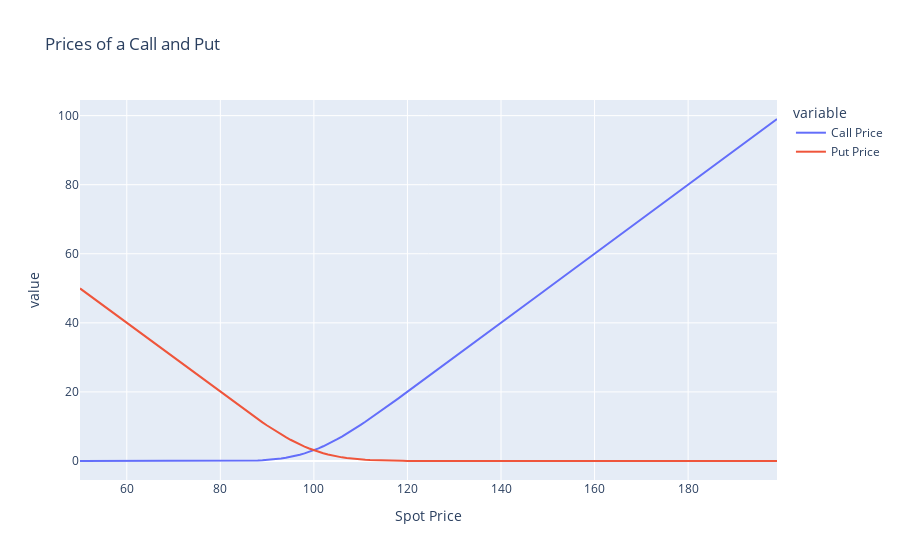

The cell this chart's notebook holds for it:
### Code cell
K = 100
sigma= 0.16
r=0.1/100
T=60/252
list_call =[]
list_put = []
spot = []
list_delta_call =[]
list_delta_put =[]
list_gamma_call =[]
list_gamma_put =[]
list_vega_call =[]
list_vega_put =[]
list_theta_call =[]
list_theta_put=[]

for S in range(50,200):
    spot.append(S)
    list_call.append(black_scholes(S, K, T, r, sigma, option_type='call')[0])
    list_put.append(black_scholes(S, K, T, r, sigma, option_type='put')[0])
    list_delta_call.append(black_scholes(S, K, T, r, sigma, option_type='call')[1])
    list_delta_put.append(black_scholes(S, K, T, r, sigma, option_type='put')[1])
    list_gamma_call.append(black_scholes(S, K, T, r, sigma, option_type='call')[2])
    list_gamma_put.append(black_scholes(S, K, T, r, sigma, option_type='put')[2])
    list_vega_call.append(black_scholes(S, K, T, r, sigma, option_type='call')[3])
    list_vega_put.append(black_scholes(S, K, T, r, sigma, option_type='put')[3])
    list_theta_call.append(black_scholes(S, K, T, r, sigma, option_type='call')[4])
    list_theta_put.append(black_scholes(S, K, T, r, sigma, option_type='put')[4])
    
df=pd.DataFrame({"Call Price":list_call, "Put Price":list_put, "Spot Price":spot})
df.set_index("Spot Price", inplace = True)
px.line(df, title='Prices of a Call and Put')

### Figure 1 — Plotly figure (JSON) as saved in the notebook; plotly's stock layout.template omitted (floating-point values rounded to 4 significant figures; data arrays with more than 128 entries replaced by an {"elided": "..."} marker saying what was removed)
{"data": [{"hovertemplate": "variable=Call Price<br>Spot Price=%{x}<br>value=%{y}<extra></extra>", "legendgroup": "Call Price", "line": {"color": "#636efa", "dash": "solid"}, "marker": {"symbol": "circle"}, "mode": "lines", "name": "Call Price", "orientation": "v", "showlegend": true, "type": "scatter", "x": {"elided": "150 int values"}, "xaxis": "x", "y": {"elided": "150 float values"}, "yaxis": "y"}, {"hovertemplate": "variable=Put Price<br>Spot Price=%{x}<br>value=%{y}<extra></extra>", "legendgroup": "Put Price", "line": {"color": "#EF553B", "dash": "solid"}, "marker": {"symbol": "circle"}, "mode": "lines", "name": "Put Price", "orientation": "v", "showlegend": true, "type": "scatter", "x": {"elided": "150 int values"}, "xaxis": "x", "y": {"elided": "150 float values"}, "yaxis": "y"}], "layout": {"legend": {"title": {"text": "variable"}, "tracegroupgap": 0}, "title": {"text": "Prices of a Call and Put"}, "xaxis": {"anchor": "y", "domain": [0, 1], "title": {"text": "Spot Price"}}, "yaxis": {"anchor": "x", "domain": [0, 1], "title": {"text": "value"}}}}
